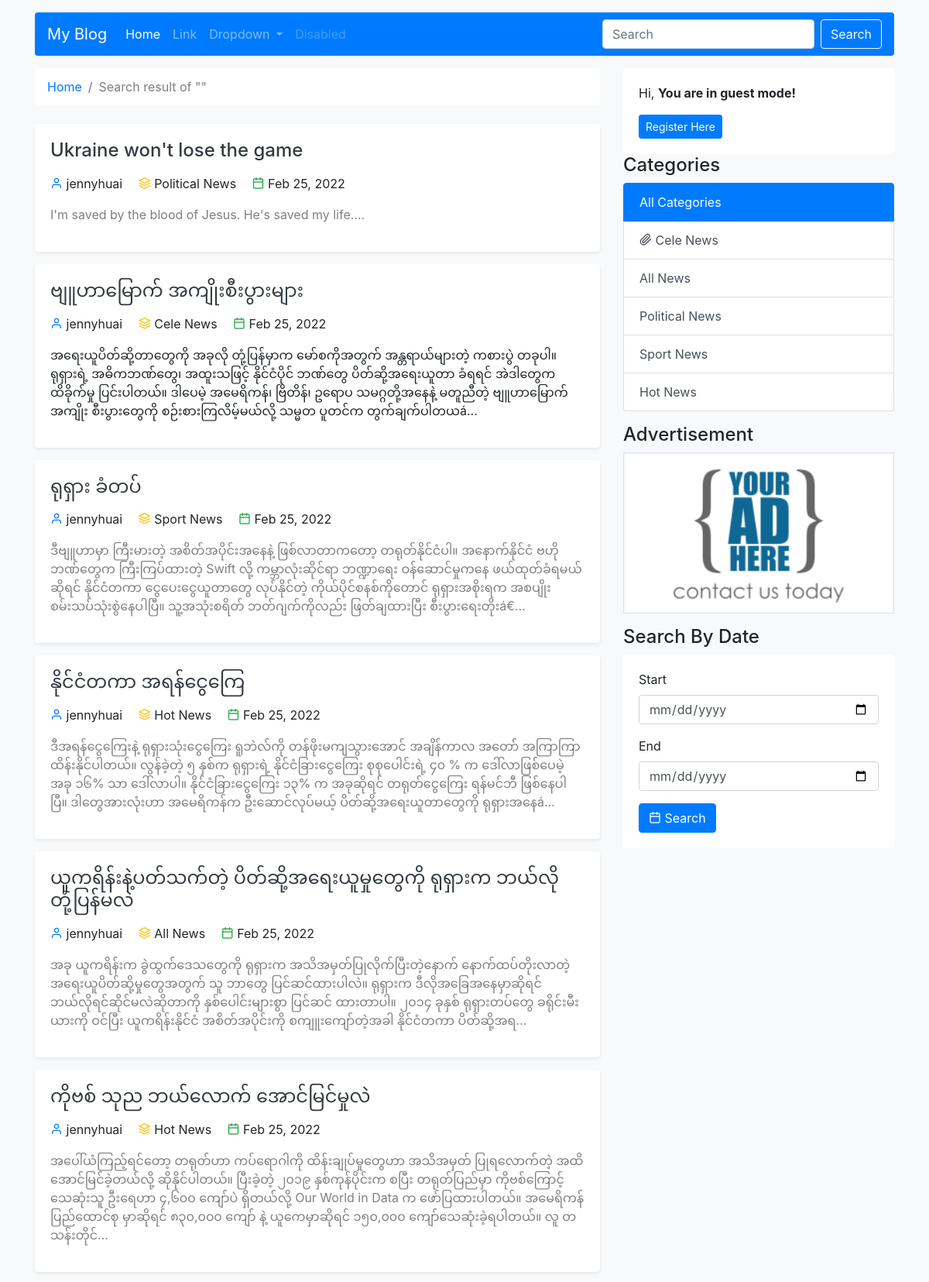
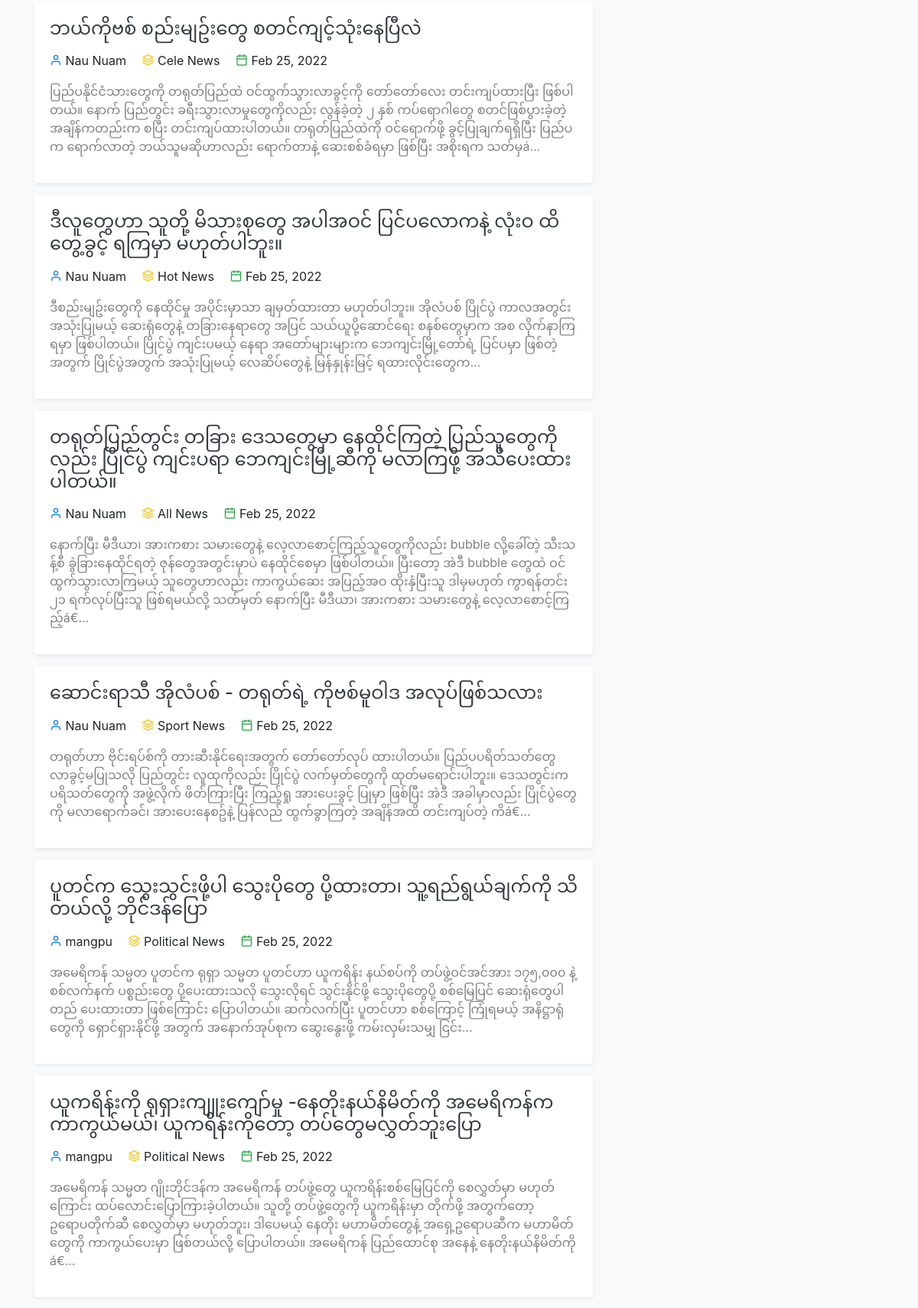
Page /search_post.php (upper part) on the committed database (2 pictures, top to bottom).
### tables this page shows
CREATE TABLE `posts` (
  `id` int(11) NOT NULL,
  `title` varchar(255) NOT NULL,
  `description` longtext NOT NULL,
  `user_id` int(11) NOT NULL,
  `category_id` int(11) NOT NULL,
  `is_published` enum('0','1') NOT NULL DEFAULT '0',
  `ordering` int(11) DEFAULT NULL,
  `created_at` timestamp NOT NULL DEFAULT current_timestamp()
);

CREATE TABLE `users` (
  `id` int(11) NOT NULL,
  `name` varchar(50) NOT NULL,
  `email` varchar(50) NOT NULL,
  `password` varchar(255) NOT NULL,
  `role` enum('0','1','2') NOT NULL DEFAULT '2',
  `photo` varchar(255) NOT NULL DEFAULT 'default.png',
  `balance` bigint(20) NOT NULL,
  `created_at` timestamp NOT NULL DEFAULT current_timestamp()
);

CREATE TABLE `categories` (
  `id` int(11) NOT NULL,
  `title` varchar(255) NOT NULL,
  `user_id` int(11) NOT NULL,
  `ordering` int(11) DEFAULT NULL,
  `created_at` timestamp NOT NULL DEFAULT current_timestamp()
);

### core/base.php (called while the page is built, shortened)
<?php
function con() {
   return mysqli_connect("localhost", "root", "", "my_blog");
}
$url = "http://{$_SERVER['HTTP_HOST']}";

### core/functions.php (called while the page is built, shortened)
<?php
function fetchAll($sql) {
    $query = mysqli_query(con(), $sql);
    $rows = [];
    while($row = mysqli_fetch_assoc($query)) {
        array_push($rows, $row);
    }
    return $rows;
}
function fetch($sql) {
    $query = mysqli_query(con(), $sql);
    $row = mysqli_fetch_assoc($query);
    return $row;
}
function showTime($timestamp, $format='d-m-Y') {
     return date($format, strtotime($timestamp));
}
function shortenString($str, $length = "50") {
    return substr($str, 0, $length). "...";
}
function user($id) {
    $sql = "SELECT * FROM users WHERE id='$id'";
    return fetch($sql);
}
function category($id) {
    $sql = "SELECT * FROM categories WHERE id='$id'";
    return fetch($sql);
}
 function frontCategories() {
    $sql = "SELECT * FROM categories ORDER BY ordering DESC";
    return fetchAll($sql);
 }
 function searchPost($search_key) {
     $sql = "SELECT * FROM posts WHERE title LIKE '%$search_key%' OR description LIKE '%$search_key%' ORDER BY id DESC";
    return fetchAll($sql);
 }

### search_post.php (the view, shortened to what this page needs)
<?php  require_once "front_panel/head.php"; ?>
<?php    require_once "front_panel/site_head.php"; ?>
<div class="container">
    <div class="row">
        <div class="col-12 col-md-8">
            <nav aria-label="breadcrumb">
                <ol class="breadcrumb bg-white mb-4">
                    <li class="breadcrumb-item text-black-50">
                        <a href="<?php echo $url; ?>/index.php">Home</a>
                    </li>
                     <li class="breadcrumb-item text-black-50">
                        Search result of "<?php echo $_POST['search-key']; ?>"
                    </li>
                </ol>
            </nav>
            <?php
                $result = searchPost($_POST['search-key']);
            ?>
            <?php foreach($result as $p) { ?>
                <div class="card mb-3 shadow-sm post">
                    <div class="card-body">
                        <a href="detail.php?id=<?php echo $p['id']; ?>" class="text-dark">
                            <h4 class="">
                                <?php echo $p['title']; ?>
                            </h4>
                        </a>
                        <div class="my-3">
                            <i class="feather-user text-primary"></i>
                            <span class="mr-3">
                                <?php echo user($p['user_id'])['name']; ?>
                            </span>
                            <i class="feather-layers text-warning"></i>
                            <span class="mr-3">
                                <?php echo category($p['category_id'])['title']; ?>
                            </span>
                            <i class="feather-calendar text-success"></i>
                            <span>
                                <?php echo showTime($p['created_at'], "M d, Y"); ?>
                            </span>
                        </div>
                        <p class="text-black-50">
                            <?php echo html_entity_decode(shortenString($p['description'], "1000")); ?>
                        </p>
                    </div>
                </div>
            <?php } ?>
        </div>
        <?php require_once "front_panel/right_sidebar.php"; ?>
    </div>
</div>
<?php require_once "front_panel/footer.php"; ?>

### front_panel/right_sidebar.php
<div class="col-12 col-md-4">
    <div class="front-panel-side-bar">
      <?php
            if($_SESSION['user']) {
     ?>
                <div class="card">
                    <div class="card-body d-flex justify-content-between align-content-center">
                        <p class="mb-0">
                        Hi <b><?php echo ucfirst($_SESSION['user']['name']); ?></b>
                        </p>
                        <a href="dashboard.php" class="btn btn-primary btn-sm">Go Admin Dashboard</a>
                    </div>
                </div>
        <?php
            } else {
      ?>
                <div class="card">
                    <div class="card-body">
                        <p class="">
                        Hi, <b>You are in guest mode!</b>
                        </p>
                        <a href="register.php" class="btn btn-primary btn-sm">Register Here</a>
                    </div>
                </div>
     <?php } ?>
        <h4>Categories</h4>
        <div class="list-group">
            <a href="<?php echo $url; ?>/index.php" class="list-group-item list-group-item-action <?php echo isset($_GET['category_id'])? '' : 'active'; ?>" aria-current="true">
                All Categories
            </a>
            <?php foreach(frontCategories() as $c) { ?>
                <a href="category_base_post.php?category_id=<?php echo $c['id']; ?>" class="list-group-item list-group-item-action <?php echo isset($_GET['category_id'])? $_GET['category_id'] == $c['id']? 'active' : '' : ''; ?>">
                    <?php if($c['ordering'] == 1) { ?>
                            <i class="feather-paperclip"></i>
                    <?php } ?>
                    <?php echo $c['title']; ?>
                </a>
            <?php } ?>
        </div>
        <div class="mb-3">
            <h4 class="mt-3">Advertisement</h4>
            <img src="<?php echo $url; ?>/assets/img/ads.png" class="w-100 border" alt="">
        </div>
        <div class="">
            <h4>Search By Date</h4>
            <div class="card">
                <div class="card-body">
                    <form action="<?php echo $url; ?>/search_by_date.php" method="post">
                        <div class="form-group">
                            <label for="">Start</label>
                            <input type="date" name="start" id="" class="form-control" required>
                        </div>
                        <div class="form-group">
                            <label for="">End</label>
                            <input type="date" name="end" id="" class="form-control" required>
                        </div>
                        <button class="btn btn-primary">
                            <i class="feather-calendar"></i>
                                Search
                        </button>
                    </form>
                </div>
            </div>
        </div>
    </div>
</div>

### assets/css/style.css (style rules this page uses)
:root { --primary-soft: #f3f3f3; }
.card { border:none; }
.post { transition: 0.5s !important; }

### rows in the picture
posts: title "Ukraine won't lose the game", user.name "jennyhuai", category.title "Political News", created_at "Feb 25, 2022", description "I'm saved by the blood of Jesus. He's saved my life...."
posts: title "ဗျူဟာမြောက် အကျိုးစီးပွားများ", user.name "jennyhuai", category.title "Cele News", created_at "Feb 25, 2022", description "အရေးယူပိတ်ဆို့တာတွေကို အခုလို တုံ့ပြန်မှာက မော်စကိုအတွက် အန္တရာယ်များတဲ့ ကစားပွဲ တခုပါ။ ရုရှားရဲ့ အဓိကဘဏ်တွေ၊ အထူးသဖြင့် နိုင်ငံပိုင် ဘဏ်တွေ ပိတ်ဆို့အရေးယူတာ ခံရရင် အဲဒါတွေက ထိခိုက်မှု ပြင်းပါတယ်။ ဒါပေမဲ့ အမေရိကန်၊ ဗြိတိန်၊ ဥရောပ သမဂ္ဂတို့အနေနဲ့ မတူညီတဲ့ ဗျူဟာမြောက် အကျိုး စီးပွားတွေကို စဉ်းစားကြလိမ့်မယ်လို့ သမ္မတ ပူတင်က တွက်ချက်ပါတယá..."
posts: title "ရုရှား ခံတပ်", user.name "jennyhuai", category.title "Sport News", created_at "Feb 25, 2022", description "ဒီဗျူဟာမှာ ကြီးမားတဲ့ အစိတ်အပိုင်းအနေနဲ့ ဖြစ်လာတာကတော့ တရုတ်နိုင်ငံပါ။ အနောက်နိုင်ငံ ဗဟိုဘဏ်တွေက ကြီးကြပ်ထားတဲ့ Swift လို့ ကမ္ဘာလုံးဆိုင်ရာ ဘဏ္ဍာရေး ဝန်ဆောင်မှုကနေ ဖယ်ထုတ်ခံရမယ်ဆိုရင် နိုင်ငံတကာ ငွေပေးငွေယူတာတွေ လုပ်နိုင်တဲ့ ကိုယ်ပိုင်စနစ်ကိုတောင် ရုရှားအစိုးရက အစပျိုး စမ်းသပ်သုံးစွဲနေပါပြီ။ သူ့အသုံးစရိတ် ဘတ်ဂျက်ကိုလည်း ဖြတ်ချထားပြီး စီးပွားရေးတိုးá€..."
posts: title "နိုင်ငံတကာ အရန်ငွေကြေ", user.name "jennyhuai", category.title "Hot News", created_at "Feb 25, 2022", description "ဒီအရန်ငွေကြေးနဲ့ ရုရှားသုံးငွေကြေး ရူဘဲလ်ကို တန်ဖိုးမကျသွားအောင် အချိန်ကာလ အတော် အကြာကြာ ထိန်းနိုင်ပါတယ်။ လွန်ခဲ့တဲ့ ၅ နှစ်က ရုရှားရဲ့ နိုင်ငံခြားငွေကြေး စုစုပေါင်းရဲ့ ၄၀ % က ဒေါ်လာဖြစ်ပေမဲ့ အခု ၁၆% သာ ဒေါ်လာပါ။ နိုင်ငံခြားငွေကြေး ၁၃% က အခုဆိုရင် တရုတ်ငွေကြေး ရန်မင်ဘီ ဖြစ်နေပါပြီ။ ဒါတွေအားလုံးဟာ အမေရိကန်က ဦးဆောင်လုပ်မယ့် ပိတ်ဆို့အရေးယူတာတွေကို ရုရှားအနေá..."
posts: title "ယူကရိန်းနဲ့ပတ်သက်တဲ့ ပိတ်ဆို့အရေးယူမှုတွေကို ရုရှားက ဘယ်လိုတုံ့ပြန်မလဲ", user.name "jennyhuai", category.title "All News", created_at "Feb 25, 2022", description "အခု ယူကရိန်းက ခွဲထွက်ဒေသတွေကို ရုရှားက အသိအမှတ်ပြုလိုက်ပြီးတဲ့နောက် နောက်ထပ်တိုးလာတဲ့ အရေးယူပိတ်ဆို့မှုတွေအတွက် သူ ဘာတွေ ပြင်ဆင်ထားပါလဲ။ ရုရှားက ဒီလိုအခြေအနေမှာဆိုရင် ဘယ်လိုရင်ဆိုင်မလဲဆိုတာကို နှစ်ပေါင်းများစွာ ပြင်ဆင် ထားတာပါ။ ၂၀၁၄ ခုနှစ် ရုရှားတပ်တွေ ခရိုင်းမီးယားကို ဝင်ပြီး ယူကရိန်းနိုင်ငံ အစိတ်အပိုင်းကို စကျူးကျော်တဲ့အခါ နိုင်ငံတကာ ပိတ်ဆို့အရ..."
posts: title "ကိုဗစ် သုည ဘယ်လောက် အောင်မြင်မှုလဲ", user.name "jennyhuai", category.title "Hot News", created_at "Feb 25, 2022", description "အပေါ်ယံကြည့်ရင်တော့ တရုတ်ဟာ ကပ်ရောဂါကို ထိန်းချုပ်မှုတွေဟာ အသိအမှတ် ပြုရလောက်တဲ့ အထိ အောင်မြင်ခဲ့တယ်လို့ ဆိုနိုင်ပါတယ်။ ပြီးခဲ့တဲ့ ၂၀၁၉ နှစ်ကုန်ပိုင်းက စပြီး တရုတ်ပြည်မှာ ကိုဗစ်ကြောင့် သေဆုံးသူ ဦးရေဟာ ၄,၆၀၀ ကျော်ပဲ ရှိတယ်လို့ Our World in Data က ဖော်ပြထားပါတယ်။ အမေရိကန်ပြည်ထောင်စု မှာဆိုရင် ၈၃၀,၀၀၀ ကျော် နဲ့ ယူကေမှာဆိုရင် ၁၅၀,၀၀၀ ကျော်သေဆုံးခဲ့ရပါတယ်။ လူ တသန်းတိုင်..."
posts: title "ဘယ်ကိုဗစ် စည်းမျဥ်းတွေ စတင်ကျင့်သုံးနေပြီလဲ", user.name "Nau Nuam", category.title "Cele News", created_at "Feb 25, 2022", description "ပြည်ပနိုင်ငံသားတွေကို တရုတ်ပြည်ထဲ ဝင်ထွက်သွားလာခွင့်ကို တော်တော်လေး တင်းကျပ်ထားပြီး ဖြစ်ပါတယ်။ နောက် ပြည်တွင်း ခရီးသွားလာမှုတွေကိုလည်း လွန်ခဲ့တဲ့ ၂ နှစ် ကပ်ရောဂါတွေ စတင်ဖြစ်ပွားခဲ့တဲ့ အချိန်ကတည်းက စပြီး တင်းကျပ်ထားပါတယ်။ တရုတ်ပြည်ထဲကို ဝင်ရောက်ဖို့ ခွင့်ပြုချက်ရရှိပြီး ပြည်ပက ရောက်လာတဲ့ ဘယ်သူမဆိုဟာလည်း ရောက်တာနဲ့ ဆေးစစ်ခံရမှာ ဖြစ်ပြီး အစိုးရက သတ်မှá..."
posts: title "ဒီလူတွေဟာ သူတို့ မိသားစုတွေ အပါအဝင် ပြင်ပလောကနဲ့ လုံးဝ ထိတွေ့ခွင့် ရကြမှာ မဟုတ်ပါဘူး။", user.name "Nau Nuam", category.title "Hot News", created_at "Feb 25, 2022", description "ဒီစည်းမျဥ်းတွေကို နေထိုင်မှု အပိုင်းမှာသာ ချမှတ်ထားတာ မဟုတ်ပါဘူး။ အိုလံပစ် ပြိုင်ပွဲ ကာလအတွင်း အသုံးပြုမယ့် ဆေးရုံတွေနဲ့ တခြားနေရာတွေ အပြင် သယ်ယူပို့ဆောင်ရေး စနစ်တွေမှာက အစ လိုက်နာကြရမှာ ဖြစ်ပါတယ်။ ပြိုင်ပွဲ ကျင်းပမယ့် နေရာ အတော်များများက ဘေကျင်းမြို့တော်ရဲ့ ပြင်ပမှာ ဖြစ်တဲ့အတွက် ပြိုင်ပွဲအတွက် အသုံးပြုမယ့် လေဆိပ်တွေနဲ့ မြန်နှုန်းမြင့် ရထားလိုင်းတွေက..."
posts: title "တရုတ်ပြည်တွင်း တခြား ဒေသတွေမှာ နေထိုင်ကြတဲ့ ပြည်သူတွေကိုလည်း ပြိုင်ပွဲ ကျင်းပရာ ဘေကျင်းမြို့ဆီကို မလာကြဖို့ အသိပေးထားပါတယ်။", user.name "Nau Nuam", category.title "All News", created_at "Feb 25, 2022", description "နောက်ပြီး မီဒီယာ၊ အားကစား သမားတွေနဲ့ လေ့လာစောင့်ကြည့်သူတွေကိုလည်း bubble လို့ခေါ်တဲ့ သီးသန့်စီ ခွဲခြားနေထိုင်ရတဲ့ ဇုန်တွေအတွင်းမှာပဲ နေထိုင်စေမှာ ဖြစ်ပါတယ်။ ပြီးတော့ အဲဒီ bubble တွေထဲ ဝင်ထွက်သွားလာကြမယ့် သူတွေဟာလည်း ကာကွယ်ဆေး အပြည့်အဝ ထိုးနှံပြီးသူ ဒါမှမဟုတ် ကွာရန်တင်း ၂၁ ရက်လုပ်ပြီးသူ ဖြစ်ရမယ်လို့ သတ်မှတ် နောက်ပြီး မီဒီယာ၊ အားကစား သမားတွေနဲ့ လေ့လာစောင့်ကြည့်á€..."
posts: title "ဆောင်းရာသီ အိုလံပစ် - တရုတ်ရဲ့ ကိုဗစ်မူဝါဒ အလုပ်ဖြစ်သလား", user.name "Nau Nuam", category.title "Sport News", created_at "Feb 25, 2022", description "တရုတ်ဟာ ဗိုင်းရပ်စ်ကို တားဆီးနိုင်ရေးအတွက် တော်တော်လုပ် ထားပါတယ်။ ပြည်ပပရိတ်သတ်တွေ လာခွင့်မပြုသလို ပြည်တွင်း လူထုကိုလည်း ပြိုင်ပွဲ လက်မှတ်တွေကို ထုတ်မရောင်းပါဘူး။ ဒေသတွင်းက ပရိသတ်တွေကို အဖွဲ့လိုက် ဖိတ်ကြားပြီး ကြည့်ရှု အားပေးခွင့် ပြုမှာ ဖြစ်ပြီး အဲဒီ အခါမှာလည်း ပြိုင်ပွဲတွေကို မလာရောက်ခင်၊ အားပေးနေစဥ်နဲ့ ပြန်လည် ထွက်ခွာကြတဲ့ အချိန်အထိ တင်းကျပ်တဲ့ ကိá€..."
posts: title "ပူတင်က သွေးသွင်းဖို့ပါ သွေးပိုတွေ ပို့ထားတာ၊ သူ့ရည်ရွယ်ချက်ကို သိတယ်လို့ ဘိုင်ဒန်ပြော", user.name "mangpu", category.title "Political News", created_at "Feb 25, 2022", description "အမေရိကန် သမ္မတ ပူတင်က ရုရှာ သမ္မတ ပူတင်ဟာ ယူကရိန်း နယ်စပ်ကို တပ်ဖွဲ့ဝင်အင်အား ၁၇၅,၀၀၀ နဲ့ စစ်လက်နက် ပစ္စည်းတွေ ပို့ပေးထားသလို သွေးလိုရင် သွင်းနိုင်ဖို့ သွေးပိုတွေပို့ စစ်မြေပြင် ဆေးရုံတွေပါ တည် ပေးထားတာ ဖြစ်ကြောင်း ပြောပါတယ်။ ဆက်လက်ပြီး ပူတင်ဟာ စစ်ကြောင့် ကြုံရမယ့် အနိဋ္ဌာရုံတွေကို ရှောင်ရှားနိုင်ဖို့ အတွက် အနောက်အုပ်စုက ဆွေးနွေးဖို့ ကမ်းလှမ်းသမျှ ငြင်း..."
posts: title "ယူကရိန်းကို ရုရှားကျူးကျော်မှု -နေတိုးနယ်နိမိတ်ကို အမေရိကန်က ကာကွယ်မယ်၊ ယူကရိန်းကိုတော့ တပ်တွေမလွှတ်ဘူးပြော", user.name "mangpu", category.title "Political News", created_at "Feb 25, 2022", description "အမေရိကန် သမ္မတ ဂျိုးဘိုင်ဒန်က အမေရိကန် တပ်ဖွဲ့တွေ ယူကရိန်းစစ်မြေပြင်ကို စေလွှတ်မှာ မဟုတ်ကြောင်း ထပ်လောင်းပြောကြားခဲ့ပါတယ်။ သူတို့ တပ်ဖွဲ့တွေကို ယူကရိန်းမှာ တိုက်ဖို့ အတွက်တော့ ဥရောပတိုက်ဆီ စေလွှတ်မှာ မဟုတ်ဘူး၊ ဒါပေမယ့် နေတိုး မဟာမိတ်တွေနဲ့ အရှေ့ဥရောပဆီက မဟာမိတ်တွေကို ကာကွယ်ပေးမှာ ဖြစ်တယ်လို့ ပြောပါတယ်။ အမေရိကန် ပြည်ထောင်စု အနေနဲ့ နေတိုးနယ်နိမိတ်ကို á€..."
categories: ordering 1 (drawn), title "Cele News"
categories: title "All News"
categories: title "Political News"
categories: title "Sport News"
categories: title "Hot News"
